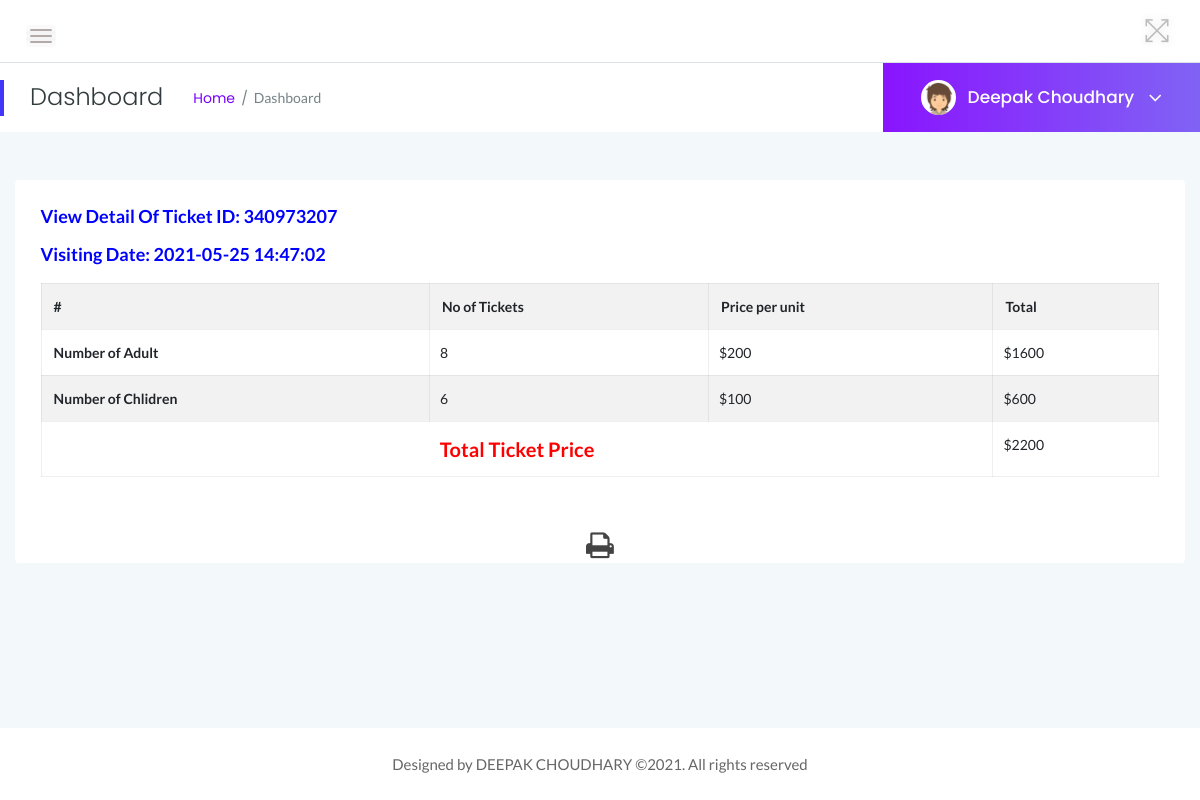
Screenshot of /admin/view-normal-ticket.php?viewid=2 (signed in) with the database file from the repository.
### tables this page shows
CREATE TABLE `tblticindian` (
  `ID` int(10) NOT NULL,
  `TicketID` varchar(100) NOT NULL,
  `NoAdult` int(10) DEFAULT NULL,
  `NoChildren` int(10) DEFAULT NULL,
  `AdultUnitprice` varchar(50) DEFAULT NULL,
  `ChildUnitprice` varchar(50) DEFAULT NULL,
  `PostingDate` timestamp NULL DEFAULT current_timestamp()
);

### admin/view-normal-ticket.php (the view, shortened to what this page needs)
<?php
include('includes/dbconnection.php');
if (strlen($_SESSION['zmsaid']==0)) {
  header('location:logout.php');
  } else{
  ?>
<!doctype html>
<html class="no-js" lang="en">
<head>
    <link rel="stylesheet" href="assets/css/bootstrap.min.css">
    <link rel="stylesheet" href="assets/css/font-awesome.min.css">
    <link rel="stylesheet" href="assets/css/themify-icons.css">
    <link rel="stylesheet" href="assets/css/metisMenu.css">
    <link rel="stylesheet" href="assets/css/owl.carousel.min.css">
    <link rel="stylesheet" href="assets/css/slicknav.min.css">
    <link rel="stylesheet" href="https://www.amcharts.com/lib/3/plugins/export/export.css" type="text/css" media="all" />
    <link rel="stylesheet" href="assets/css/typography.css">
    <link rel="stylesheet" href="assets/css/default-css.css">
    <link rel="stylesheet" href="assets/css/styles.css">
    <link rel="stylesheet" href="assets/css/responsive.css">
</head>
<body>
    <div class="page-container">
        <div class="main-content">
          <?php include_once('includes/header.php');?>
           <?php include_once('includes/pagetitle.php');?>
            <div class="main-content-inner">
                <div class="row">
                    <div class="col-lg-12 col-ml-12">
                        <div class="row">
                            <div class="col-12 mt-5">
                                <div class="card">
                                    <div class="card-body" id="exampl">
                                        <?php
 $vid=$_GET['viewid'];
$ret=mysqli_query($con,"select * from tblticindian where ID='$vid'");
while ($row=mysqli_fetch_array($ret)) {
?>
                                        <h4 class="header-title" style="color: blue">View Detail of Ticket ID: <?php  echo $row['TicketID'];?></h4>
                                        <h5 class="header-title" style="color: blue">Visiting Date: <?php  echo $row['PostingDate'];?></h5>
                                        <table border="1" class="table table-striped table-bordered first" >
                                            <tr>
                                                <th>#</th>
                                                <th>No of Tickets</th>
                                                <th>Price per unit</th>
                                                <th>Total</th>
                                            </tr>
                                <tr>
                                    <th >Number of Adult </th>
                                    <td style="padding-left: 10px"><?php  echo $noadult=$row['NoAdult'];?></td>
                                     <td style="padding-left: 10px">$<?php  echo $cup=$row['AdultUnitprice'];?></td>
                                     <td style="padding-left: 10px">$<?php  echo $ta=$cup*$noadult;?></td>
                                </tr>
                                <tr>
                                    <th>Number of Chlidren </th>
                                    <td style="padding-left: 10px"><?php  echo $nochild=$row['NoChildren'];?></td>
                                    <td style="padding-left: 10px">$<?php  echo $aup=$row['ChildUnitprice'];?></td>
                                     <td style="padding-left: 10px">$<?php  echo $tc=$aup*$nochild;?></td>
                                </tr>
                                 <tr>
                                    <th style="text-align: center;color: red;font-size: 20px" colspan="3">Total Ticket Price</th>
                                    <td style="padding-left: 10px;">$<?php  echo ($ta+$tc);?></td>
                                </tr>
                                </table>
                                    </div>
                                    <?php } ?>
                                     <p style="margin-top:1%"  align="center">
  <i class="fa fa-print fa-2x" style="cursor: pointer;"  OnClick="CallPrint(this.value)" ></i>
</p>
                                </div>
                            </div>
                        </div>
                    </div>
                </div>
            </div>
        </div>
        <?php include_once('includes/footer.php');?>
    </div>
</body>
</html>
<?php }  ?>

### admin/includes/pagetitle.php (shortened to what this page needs)
<?php
include('includes/dbconnection.php');
?>
<div class="page-title-area">
                <div class="row align-items-center">
                    <div class="col-sm-6">
                        <div class="breadcrumbs-area clearfix">
                            <h4 class="page-title pull-left">Dashboard</h4>
                            <ul class="breadcrumbs pull-left">
                                <li><a href="dashboard.php">Home</a></li>
                                <li><span>Dashboard</span></li>
                            </ul>
                        </div>
                    </div>
                    <div class="col-sm-6 clearfix">
                        <div class="user-profile pull-right">
                            <img class="avatar user-thumb" src="assets/images/author/avatar.png" alt="avatar">
                            <?php
$adid=$_SESSION['zmsaid'];
$ret=mysqli_query($con,"select AdminName from tbladmin where ID='$adid'");
$row=mysqli_fetch_array($ret);
$name=$row['AdminName'];
?>
                            <h4 class="user-name dropdown-toggle" data-toggle="dropdown"><?php echo $name; ?> <i class="fa fa-angle-down"></i></h4>
                        </div>
                    </div>
                </div>
            </div>

### admin/assets/css/styles.css (style rules this page uses)
.page-container { width: 100%; height: 100%; min-height: 100vh; padding-left: 280px; -webkit-transition: padding-left 0.3s ease 0s; transition: padding-left 0.3s ease 0s; }
.card { border: none; border-radius: 4px; background-color: #fff; -webkit-transition: all 0.3s ease 0s; transition: all 0.3s ease 0s; }
.card-body { padding: 25.6px; padding: 1.6rem; }
.main-content { width: 100%; background: #F3F8FB; }
.main-content-inner { padding: 0 30px 50px; }
.page-title-area { padding: 0 30px; background: #fff; position: relative; }
.page-title-area:before { content: ''; position: absolute; left: 0; top: 50%; width: 4px; height: 36px; background: var(--primary-color); -webkit-transform: translateY(-50%); transform: translateY(-50%); }
.page-title { font-size: 24px; font-weight: 300; color: #313b3d; letter-spacing: 0; margin-right: 30px; }
ul.breadcrumbs { margin-top: 4px; }
.breadcrumbs li { display: inline-block; }
.breadcrumbs li a, .breadcrumbs li span { display: block; font-size: 14px; font-weight: 400; color: #7801ff; letter-spacing: 0; margin-right: 16px; position: relative; }
.breadcrumbs li a:before { content: '/'; color: #768387; position: absolute; right: -13px; top: 0; }
.breadcrumbs li span { margin-right: 0; color: #768387; text-transform: capitalize; }
.user-profile { margin-right: -30px; display: -webkit-box; display: -ms-flexbox; display: flex; -webkit-box-align: center; -ms-flex-align: center; align-items: center; -ms-flex-wrap: wrap; flex-wrap: wrap; background: -webkit-linear-gradient(left, #8914fe 0%, #8063f5 100%); background: linear-gradient(to right, #8914fe 0%, #8063f5 100%); padding: 17px 38px; position: relative; }
.user-profile img.avatar { height: 35px; width: 35px; border-radius: 50%; margin-right: 12px; }
.user-name { font-size: 17px; font-weight: 500; color: #fff; letter-spacing: 0; cursor: pointer; -webkit-user-select: none; -moz-user-select: none; -ms-user-select: none; user-select: none; }
.user-name i { margin-left: 10px; font-size: 21px; vertical-align: middle; position: relative; }
.notification-area .dropdown-toggle, .user-name.dropdown-toggle { position: relative; }
.notification-area .dropdown-toggle:after, .user-name.dropdown-toggle:after { display: none; }
.header-title { font-family: 'Lato', sans-serif; font-size: 18px; font-weight: 600; letter-spacing: 0; color: #333; text-transform: capitalize; margin-bottom: 17px; }
table tr th { border-bottom: none; }
table tr th, table tr td { border-top: 1px solid rgba(120, 130, 140, 0.13) !important; }
.table-bordered td, .table-bordered th { border: 1px solid rgba(120, 130, 140, 0.13) !important; }

### admin/assets/css/responsive.css (style rules this page uses)
@media screen and (min-width: 1200px) and (max-width: 1440px) { .col-ml-12 { -webkit-box-flex: 0; -ms-flex: 0 0 100%; flex: 0 0 100%; max-width: 100%; } }
@media (min-width: 1200px) and (max-width: 1364px) { .main-content-inner { padding: 0 15px 50px; } }
@media (min-width: 1200px) and (max-width: 1364px) { .page-container, .sbar_collapsed.page-container { padding-left: 0; } }

### rows the page displays
tblticindian: TicketID "340973207", PostingDate "2021-05-25 14:47:02", NoAdult "8", AdultUnitprice "200", $ta=$cup*$noadult "1600", NoChildren "6", ChildUnitprice "100", $tc=$aup*$nochild "600", $ta+$tc "2200"

### other values shown
$name "Deepak Choudhary"
